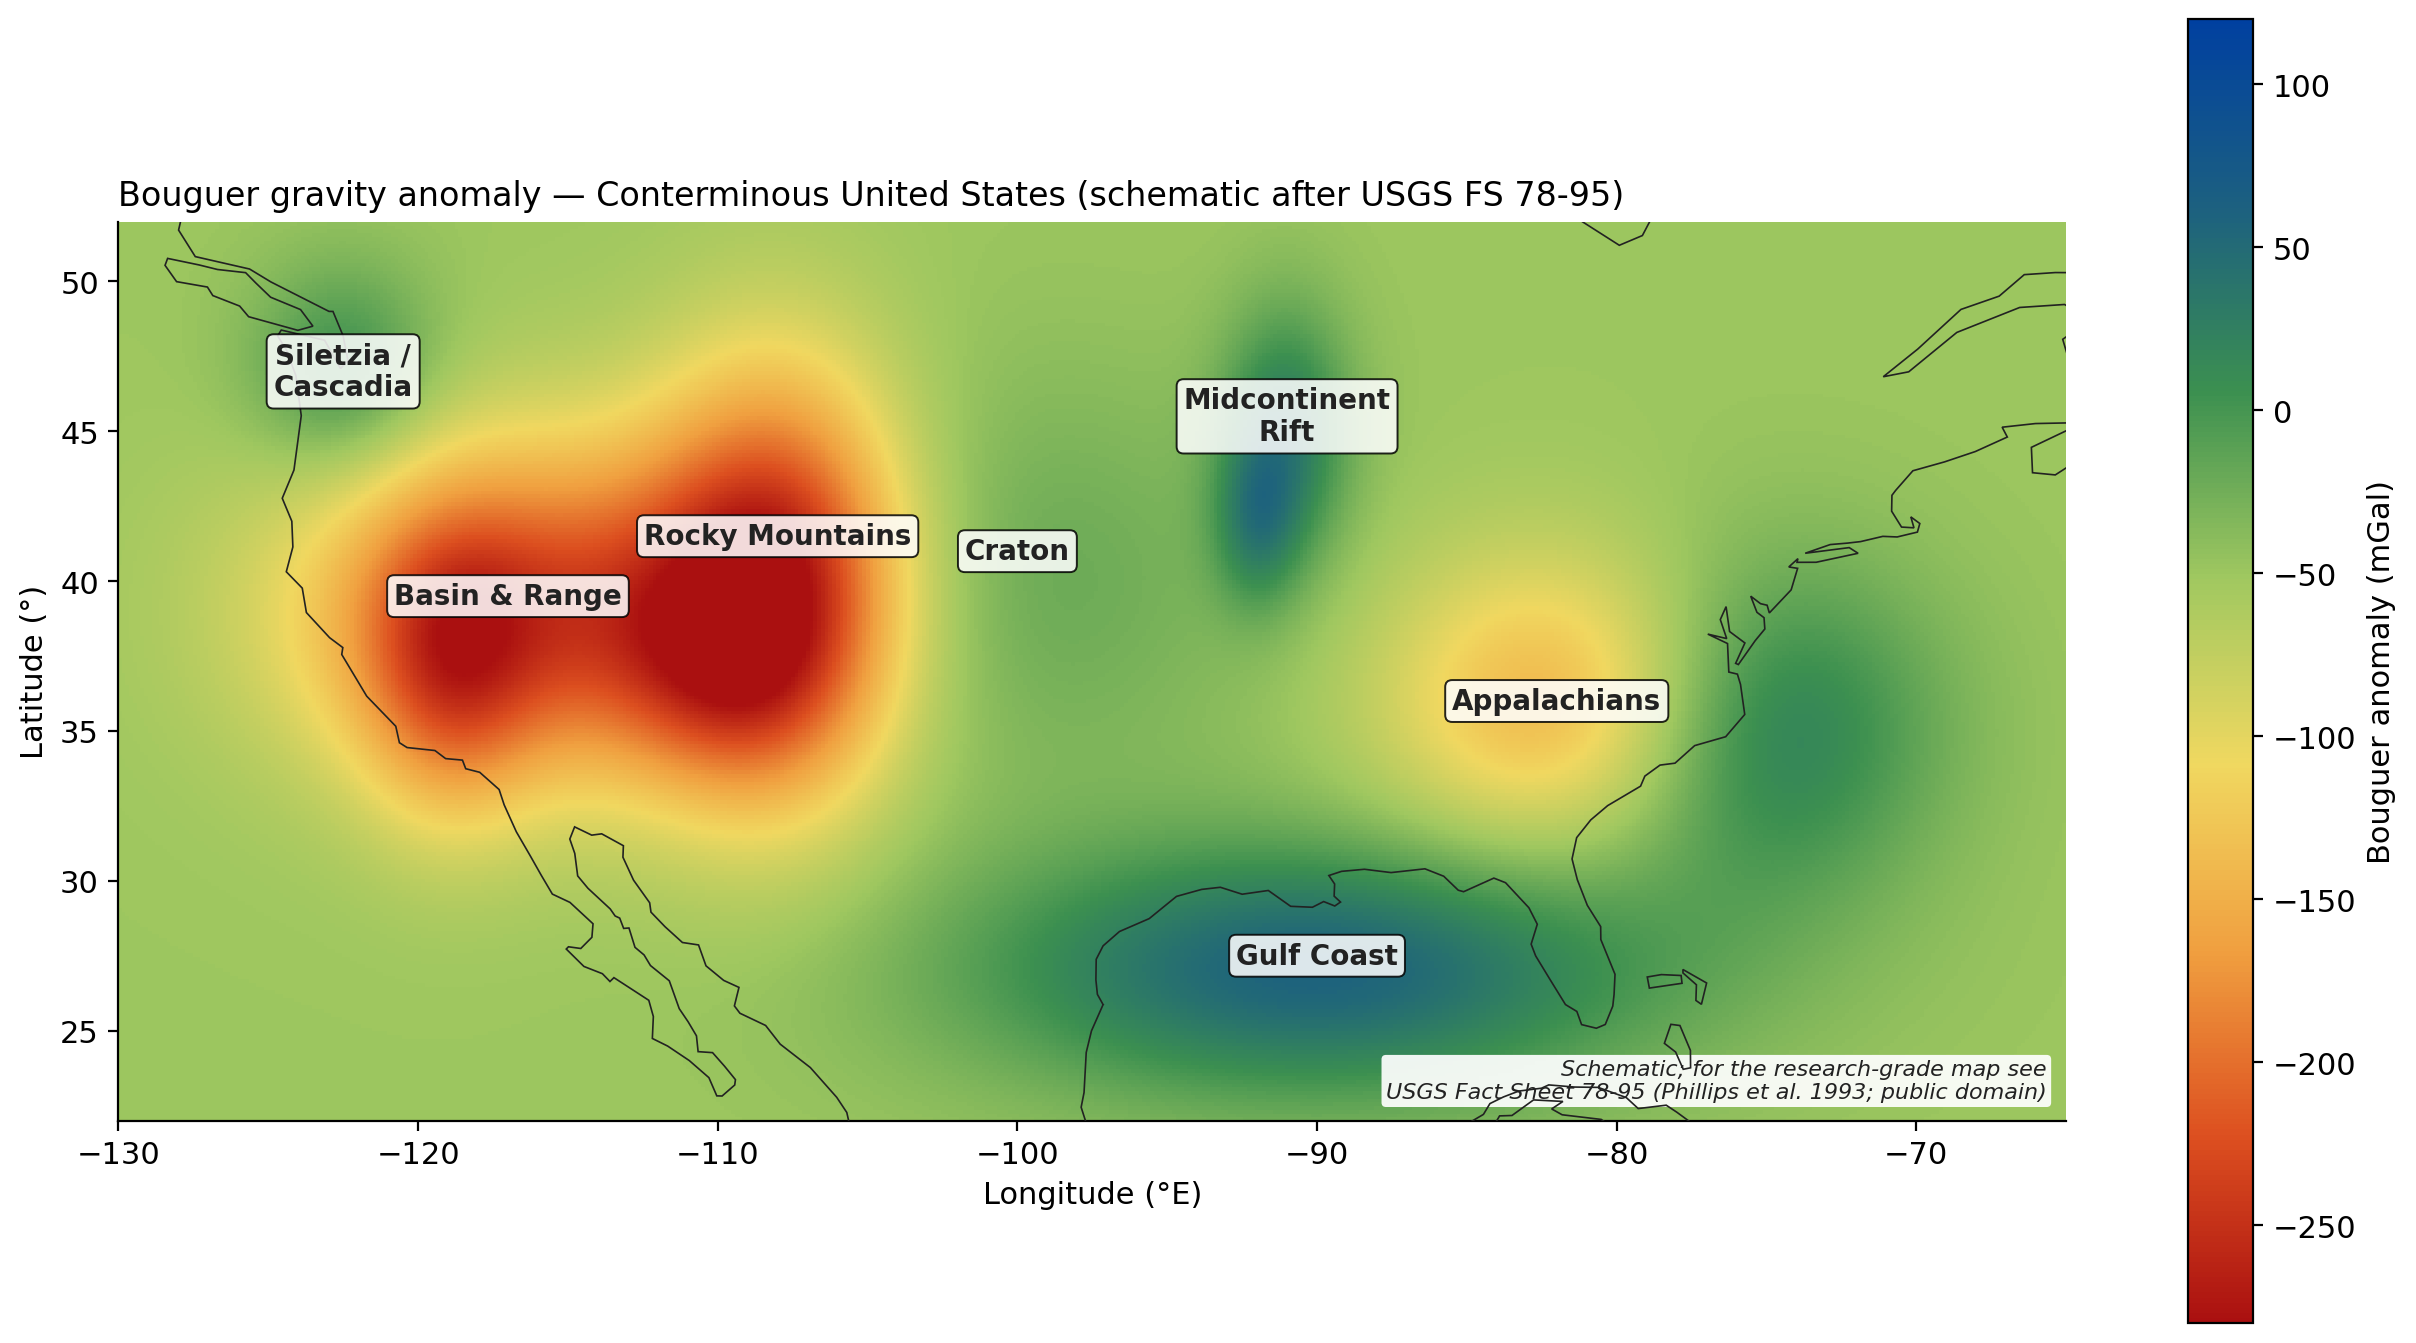

This chart was generated by the following Python code:
"""
F11_conus_bouguer_map.py

Continental United States Bouguer gravity anomaly map with rift, craton,
and orogenic-belt annotations.

The deployment target for this figure is the open-access pre-rendered
color-shaded map distributed in:
  USGS Fact Sheet 78-95 (Phillips, J. D., Duval, J. S. & Ambroziak, R. A.,
  1993). National geophysical data grids; gamma-ray, gravity, magnetic
  and topographic data for the conterminous United States. USGS Digital
  Data Series DDS-9 / Fact Sheet 78-95.
  Public domain (US Government work product).

For this script's fallback (used when the USGS PNG is unavailable in the
build sandbox), we synthesise the qualitative pattern of the CONUS Bouguer
field from the underlying tectonic provinces:
  - Strong Bouguer low over the Basin & Range and Rocky Mountains
    (thick crust + warm asthenosphere)
  - Moderate low over the Appalachians (orogenic root)
  - Neutral-to-mild values over the stable craton
  - Localised feature over the Midcontinent (Keweenawan) Rift
  - Positive offshore (oceanic crust, free-air rather than Bouguer in the
    USGS product)

For the published lecture, the build agent should download the USGS
figure directly and replace this fallback PNG with appropriate caption.

Coastlines: Natural Earth 110m via local cache.

Output: assets/figures/F11_conus_bouguer_map.png
License: CC-BY 4.0 (this script)
"""

import sys
import os

sys.path.insert(0, os.path.dirname(__file__))
from _ess314_style import apply_style, PALETTE, save

import numpy as np
import matplotlib.pyplot as plt
import matplotlib.patches as mpatches
from matplotlib.colors import LinearSegmentedColormap


def plot_real_coastlines(ax, lon_min, lon_max, lat_min, lat_max,
                          edgecolor="#222222", lw=0.6, zorder=4):
    """Plot Natural Earth land outlines clipped to window."""
    import json
    data_path = os.path.join(os.path.dirname(__file__),
                              "..", "data", "ne_110m_land.geojson")
    with open(data_path) as f:
        data = json.load(f)
    from matplotlib.patches import Polygon as MplPolygon

    def _emit_ring(coords):
        arr = np.asarray(coords)
        if (arr[:, 0].max() < lon_min or arr[:, 0].min() > lon_max
            or arr[:, 1].max() < lat_min or arr[:, 1].min() > lat_max):
            return
        poly = MplPolygon(arr, closed=True, facecolor="none",
                          edgecolor=edgecolor, linewidth=lw, zorder=zorder)
        ax.add_patch(poly)

    for feat in data["features"]:
        geom = feat["geometry"]
        if geom["type"] == "Polygon":
            for ring in geom["coordinates"]:
                _emit_ring(ring)
        elif geom["type"] == "MultiPolygon":
            for poly in geom["coordinates"]:
                for ring in poly:
                    _emit_ring(ring)


def synth_bouguer_field(lon, lat):
    """
    Construct a synthetic CONUS Bouguer field on the given longitude/latitude
    grid (1D arrays). Returns a 2D anomaly array in mGal.

    The construction is intentionally simple: a regional baseline plus
    localised Gaussian anomalies positioned at the major tectonic provinces.
    """
    LON, LAT = np.meshgrid(lon, lat)
    Z = np.full_like(LON, -50.0, dtype=float)

    def gauss(lon0, lat0, amp, slon, slat):
        return amp * np.exp(-((LON - lon0) ** 2) / (2 * slon ** 2)
                              - ((LAT - lat0) ** 2) / (2 * slat ** 2))

    # Basin & Range Province — broad gravity low
    Z += gauss(-116, 39, -180, 5.5, 4)
    # Rocky Mountains — strong narrow low
    Z += gauss(-108, 40, -200, 3.0, 5)
    # Colorado Plateau — moderate low
    Z += gauss(-110, 37, -50, 2.5, 2.5)
    # Sierra Nevada / California batholith — moderate low
    Z += gauss(-119, 37, -90, 2.0, 3.5)
    # Cascade arc / Pacific NW (Siletzia high)
    Z += gauss(-122.5, 47, 60, 2.2, 2.5)
    # Stable interior craton (Great Plains) — mild positive
    Z += gauss(-100, 40, 30, 6.0, 5)
    # Midcontinent Rift (Keweenawan) — localised high
    Z += gauss(-91, 45, 75, 1.5, 3)
    Z += gauss(-92, 42, 55, 1.0, 2)
    # Appalachians — moderate low
    Z += gauss(-82, 36, -100, 4.0, 3.5)
    # Gulf Coast / offshore (positive, oceanic-ish)
    Z += gauss(-90, 27, 110, 8.0, 3)
    # Atlantic offshore positive
    Z += gauss(-75, 35, 80, 4, 4)

    return Z


def make_figure():
    apply_style()

    fig = plt.figure(figsize=(13, 8))
    ax = fig.add_subplot(111)

    lon_min, lon_max = -130, -65
    lat_min, lat_max = 22, 52

    lon = np.linspace(lon_min, lon_max, 521)
    lat = np.linspace(lat_min, lat_max, 241)
    Z = synth_bouguer_field(lon, lat)

    # Clip to reasonable range
    Z = np.clip(Z, -280, 120)

    # Build a USGS-style colormap: red (low) → yellow → green → blue (high)
    usgs_cmap = LinearSegmentedColormap.from_list("usgs_bg", [
        "#aa1010",   # deepest low
        "#dd5020",
        "#f0a040",
        "#f0d860",
        "#a0c860",
        "#3c9050",
        "#1c6080",
        "#0040a0",   # high
    ])

    im = ax.imshow(Z, extent=[lon_min, lon_max, lat_min, lat_max],
                    origin="lower", cmap=usgs_cmap, vmin=-280, vmax=120,
                    aspect="equal", zorder=2)

    # Coastlines
    plot_real_coastlines(ax, lon_min, lon_max, lat_min, lat_max)

    # Tectonic-province annotations
    annotations = [
        ("Basin & Range",         -117, 39.5, "#222222"),
        ("Rocky Mountains",       -108, 41.5, "#222222"),
        ("Siletzia /\nCascadia",  -122.5, 47, "#222222"),
        ("Craton",                -100, 41, "#222222"),
        ("Midcontinent\nRift",    -91, 45.5, "#222222"),
        ("Appalachians",          -82, 36, "#222222"),
        ("Gulf Coast",            -90, 27.5, "#222222"),
    ]
    for label, lon0, lat0, color in annotations:
        ax.annotate(label, xy=(lon0, lat0), xytext=(lon0, lat0),
                    fontsize=10, ha="center", va="center", color=color,
                    fontweight="bold",
                    bbox=dict(boxstyle="round,pad=0.25", facecolor="white",
                                edgecolor="black", alpha=0.85, lw=0.7),
                    zorder=10)

    ax.set_xlim(lon_min, lon_max)
    ax.set_ylim(lat_min, lat_max)
    ax.set_xlabel("Longitude (°E)")
    ax.set_ylabel("Latitude (°)")
    ax.set_title("Bouguer gravity anomaly — Conterminous United States "
                  "(schematic after USGS FS 78-95)",
                  fontsize=12, loc="left")

    # Colorbar
    cbar = fig.colorbar(im, ax=ax, shrink=0.85, label="Bouguer anomaly (mGal)")

    # Provenance note
    ax.text(0.99, 0.02,
             "Schematic; for the research-grade map see\n"
             "USGS Fact Sheet 78-95 (Phillips et al. 1993; public domain)",
             transform=ax.transAxes, fontsize=8, ha="right", va="bottom",
             style="italic", color="#222222",
             bbox=dict(boxstyle="round,pad=0.2", facecolor="white",
                         edgecolor="none", alpha=0.92))

    return fig


if __name__ == "__main__":
    fig = make_figure()
    out = os.path.join(os.path.dirname(__file__), "..", "figures",
                       "F11_conus_bouguer_map.png")
    save(fig, out)
    print(f"Wrote {out}")
